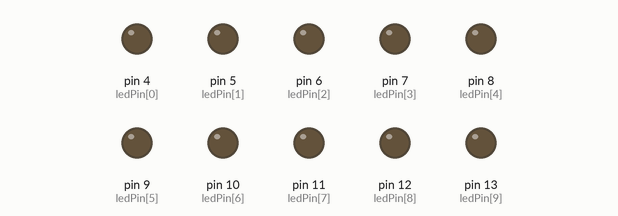
This sketch was run on a simulated Arduino Uno, built with avr-gcc and run on an emulated ATmega328P. On the bench: output pins drawn as LEDs (lit = HIGH).

Above: at 0.02 s.
At 0.38 s:
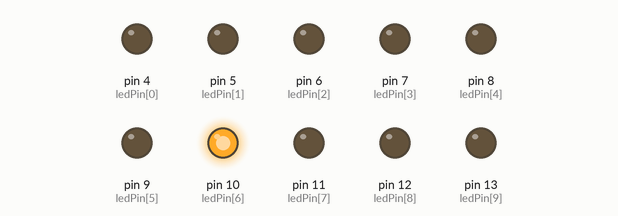
At 0.74 s:
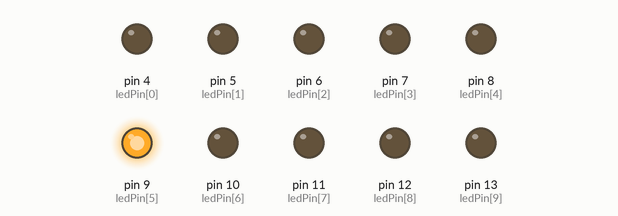
At 1.45 s:
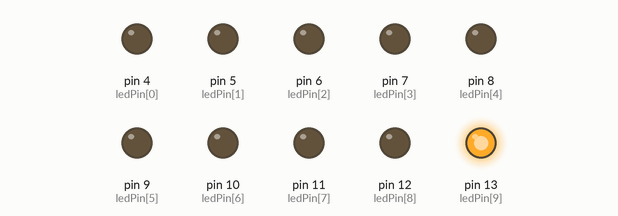
At 2.12 s:
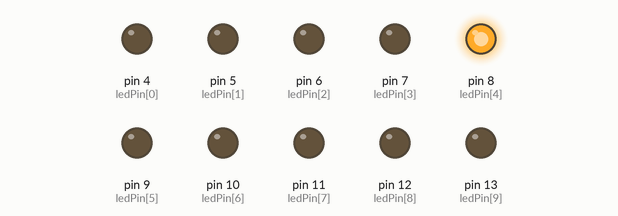
At 2.94 s:
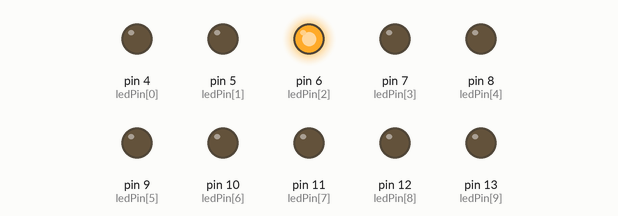
Timing chart, 0 to 3.2 s (numbered marks = the images above):
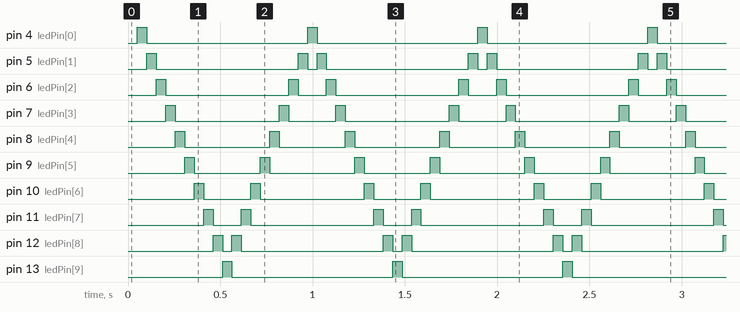

The sketch:

05.Led_sequencial.ino
```cpp
// Projeto 5 - Efeito de iluminação sequencial com LEDs

byte ledPin[] = {4, 5, 6, 7, 8, 9, 10, 11, 12, 13};
byte direction = 1;
byte currentLed = 0;
int ledDelay(50);
unsigned long changeTime;

void setup()
{
  for(int i=0; i<10; i++)
    pinMode(ledPin[i], OUTPUT);
  changeTime = millis();
}

void loop()
{
  if((millis() - changeTime) > ledDelay)
  {
    changeLed();
    changeTime = millis();
  }
}

void changeLed()
{
  for(int i=0; i<10; i++)
    digitalWrite(ledPin[i], LOW);

  digitalWrite(ledPin[currentLed], HIGH);
  currentLed += direction;

  if(currentLed == 0 || currentLed == 9) direction *= -1;
}
```

Measured:
- by itself, pin 4 (ledPin[0]), pin 13 (ledPin[9]): alternates HIGH for 0.05 s and LOW for 0.87 s
- by itself, pin 5 (ledPin[1]): repeats every 0.92 s: LOW 0.77 s, HIGH 0.05 s, LOW 0.05 s, HIGH 0.05 s
- by itself, pin 6 (ledPin[2]): repeats every 0.92 s: LOW 0.67 s, HIGH 0.05 s, LOW 0.15 s, HIGH 0.05 s
- by itself, pin 7 (ledPin[3]): repeats every 0.92 s: LOW 0.56 s, HIGH 0.05 s, LOW 0.26 s, HIGH 0.05 s
- by itself, pin 8 (ledPin[4]): repeats every 0.92 s: LOW 0.46 s, HIGH 0.05 s, LOW 0.36 s, HIGH 0.05 s
- by itself, pin 9 (ledPin[5]): repeats every 0.92 s: LOW 0.36 s, HIGH 0.05 s, LOW 0.46 s, HIGH 0.05 s
- by itself, pin 10 (ledPin[6]): repeats every 0.92 s: LOW 0.26 s, HIGH 0.05 s, LOW 0.56 s, HIGH 0.05 s
- by itself, pin 11 (ledPin[7]): repeats every 0.92 s: LOW 0.15 s, HIGH 0.05 s, LOW 0.67 s, HIGH 0.05 s
